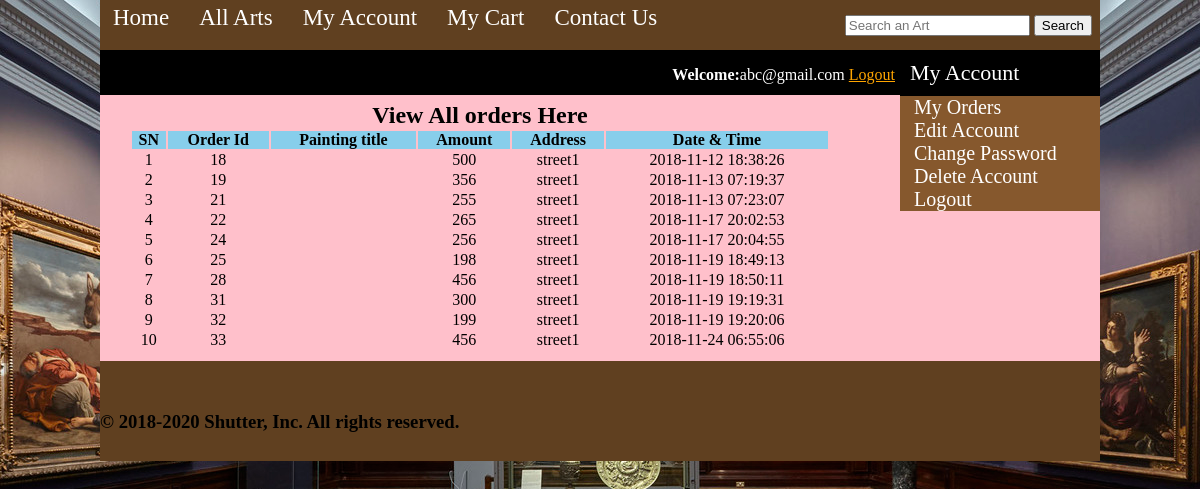
The page /customer/my_account.php?my_orders (signed in) on the database its author committed.
### tables this page shows
CREATE TABLE `orders` (
  `customer_id` int(100) NOT NULL,
  `order_id` int(100) NOT NULL,
  `painting_id` int(100) NOT NULL,
  `amount` int(200) NOT NULL,
  `Address` varchar(200) NOT NULL,
  `date` timestamp NOT NULL DEFAULT CURRENT_TIMESTAMP
);

### customer/my_orders.php (the view, shortened to what this page needs)
<?php
$user = $_SESSION['customer_email'];
		  $get_name = "select * from customer where customer_email='$user'";
		  $run_name = mysqli_query($con,$get_name);
		  $row_name = mysqli_fetch_array($run_name);
		  $c_id = $row_name['customer_id'];
?>
<table width="700" align="center" bgcolor="pink">
     <tr align="center">
	    <td colspan="6"><h2>View All orders Here</h2></td>
     </tr>
	 <tr align="center" bgcolor="skyblue">
	    <th>SN</th>
	    <th>Order Id</th>
		<th>Painting title</th>
		 <th>Amount</th>
		 <th>Address</th>
		  <th>Date & Time</th>
	 </tr>
	 <?php
	 include("includes/db.php");
	 $get_o="select * from orders where customer_id= '$c_id'";
	 $run_o=mysqli_query($con,$get_o);
	 $i=0;
	 while($row_o=mysqli_fetch_array($run_o)){
		 $o_id=$row_o['order_id'];
		 $p_id=$row_o['painting_id'];
		 $get_p="select * from painting where painting_id= '$p_id'";
	 $run_p=mysqli_query($con,$get_p);
	 $row_p=mysqli_fetch_array($run_p);
		 $p_t=$row_p['painting_title'];
		 $a=$row_o['amount'];
		 $ad=$row_o['Address'];
		 $d=$row_o['date'];
		 $i++;
	 ?>
	 <tr align="center">
	     <td><?php echo $i;?></td>
		 <td><?php echo $o_id;?></td>
		 <td><?php echo $p_t;?></td>
		 <td><?php echo  $a;?></td>
		 <td><?php echo $ad;?></td>
		 <td><?php echo $d;?></td>
	 </tr>
	 <?php } ?>
</table>

### customer/styles/style.css (style rules this page uses)
html, body, div, span, applet, object, iframe, h1, h2, h3, h4, h5, h6, p, blockquote, pre, a, abbr, acronym, address, big, cite, code, del, dfn, em, img, ins, kbd, q, s, samp, small, strike, strong, sub, sup, tt, var, b, u, i, center, dl, dt, dd, ol, ul, li, fieldset, form, label, legend, table, caption, tbody, tfoot, thead, tr, th, td, article, aside, canvas, details, embed, figure, figcaption, footer, header, hgroup, menu, nav, output, ruby, section, summary, time, mark, audio, video { margin: 0; padding: 0; border: 0; vertical-align: baseline; }

### rows shown on the page
orders: order_id "18", amount "500", Address "street1", date "2018-11-12 18:38:26"
orders: order_id "19", amount "356", Address "street1", date "2018-11-13 07:19:37"
orders: order_id "21", amount "255", Address "street1", date "2018-11-13 07:23:07"
orders: order_id "22", amount "265", Address "street1", date "2018-11-17 20:02:53"
orders: order_id "24", amount "256", Address "street1", date "2018-11-17 20:04:55"
orders: order_id "25", amount "198", Address "street1", date "2018-11-19 18:49:13"
orders: order_id "28", amount "456", Address "street1", date "2018-11-19 18:50:11"
orders: order_id "31", amount "300", Address "street1", date "2018-11-19 19:19:31"
orders: order_id "32", amount "199", Address "street1", date "2018-11-19 19:20:06"
orders: order_id "33", amount "456", Address "street1", date "2018-11-24 06:55:06"

### other values the page prints
$_SESSION['customer_email'] "abc@gmail.com"
